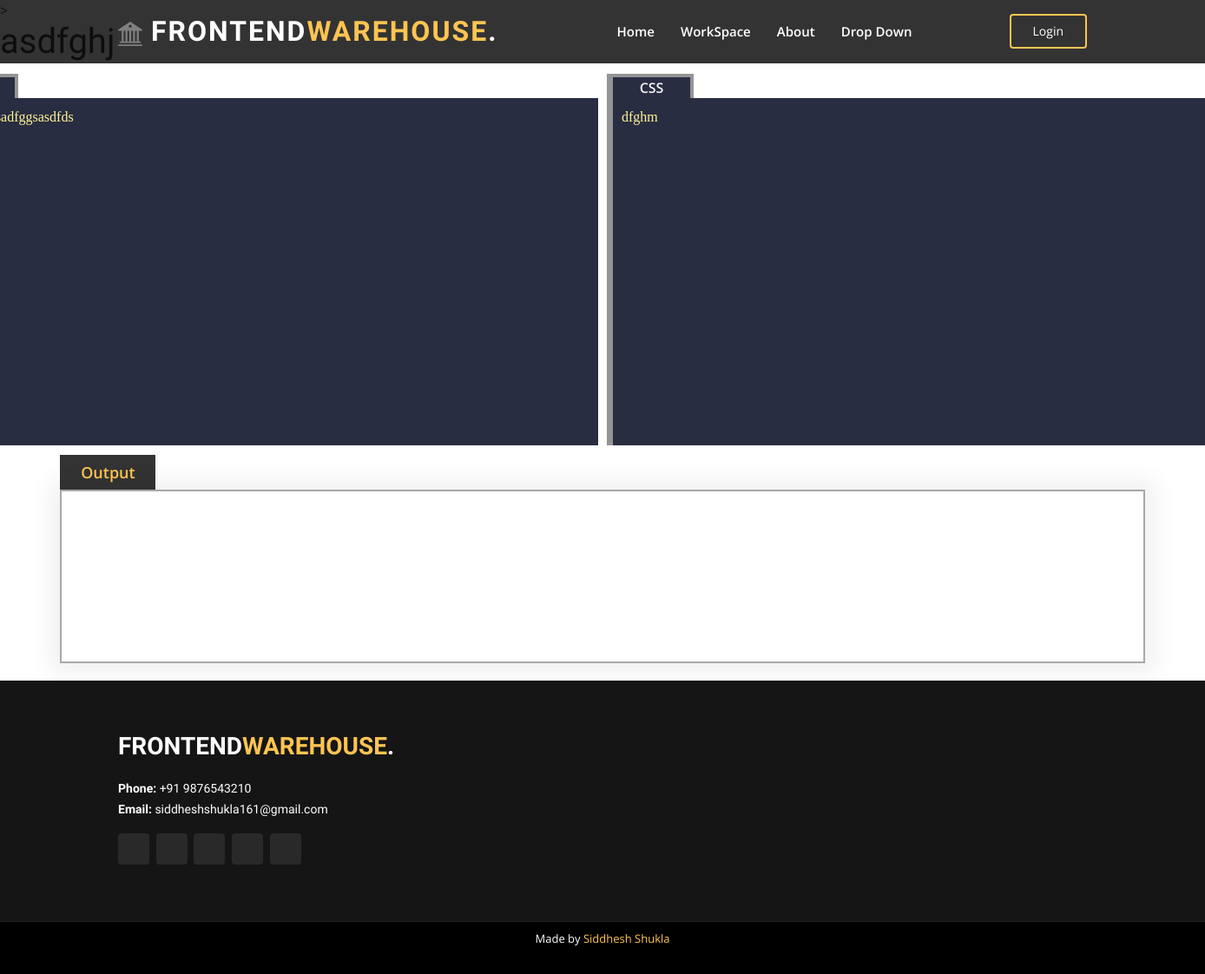
Screenshot of /post/7/ with the database file from the repository.
### main/models.py (models this page shows, shortened)
class Post(models.Model):
    title = models.CharField(max_length=100)
    html = models.TextField()
    css = models.TextField()
    date_posted = models.DateTimeField(default=timezone.now)
    author = models.ForeignKey(User, on_delete=models.CASCADE)
    image = models.ImageField(default='default.png', upload_to='post_pics')

### main/views.py (the view)
# urls.py: path('post/<int:pk>/', PostDetailView.as_view(), name='post-detail'),
class PostDetailView(DetailView):
    model = Post
    template_name = 'main/post_detail.html'

### main/templates/main/post_detail.html (shortened to what this page needs)
{% extends "main/base.html" %} {% load static %} {% load widget_tweaks %}
{%block content_1%}
<link rel="stylesheet" href="{% static 'main/editPage.css' %}" />
<h1>{{ object.title }}</h1>
<div class="editorContainer">
  <div style="display: inline-block">
    <div class="editorHead">HTML</div>
    <textarea name="HTML" id="HTML" class="editorTextArea" readonly>
{{ object.html }}</textarea
    >
  </div>
  <div style="display: inline-block">
    <div class="editorHead">CSS</div>
    <textarea name="CSS" id="CSS" class="editorTextArea" readonly>
{{ object.css }}</textarea
    >
  </div>
</div>
<div style="width: 90%; border: none; margin: auto; margin-top: 0%">
  <div class="outputHead">Output</div>
  <div id="output" class="outputTextArea"></div>
</div>
{% endblock content_1 %}

### main/static/main/styles.css (style rules this page uses)
body { font-family: "Open Sans", sans-serif; color: #444444; }
h1, h2, h3, h4, h5, h6 { font-family: "Raleway", sans-serif; }

### main/static/main/editPage.css (style rules this page uses)
.editorContainer { width: 90%; margin: auto; display: flex; align-items: center; justify-content: center; }
.editorHead { width: 100px; background-color: rgb(41, 45, 66); color: whitesmoke; font-weight: 600; text-align: center; border: 4px solid rgb(148, 148, 150); border-left: 7px solid rgb(148, 148, 150); margin: 5px; margin-bottom: 0px; border-bottom: none; }
.editorTextArea { height: 25em; width: 48em; background-color: rgb(41, 45, 66); resize: none; color: rgb(255, 244, 148); border: none; margin: 5px; padding: 10px; margin-top: 0px; font-family: Consolas; border-left: 7px solid rgb(148, 148, 150); outline: none; }
.outputHead { height: 40px; width: 110px; background: rgba(0, 0, 0, 0.8); color: #ffc451; line-height: 40px; position: relative; z-index: 1; border: none; text-align: center; font-weight: 600; font-size: large; }
.outputTextArea { height: auto; min-height: 200px; padding: 10px; padding-top: 30px; padding-bottom: 70px; border: 2px solid rgb(168, 168, 168); box-shadow: 0 0 25px 12.5px #f1f1f1; margin-bottom: 20px; }

### rows the page displays
Post: title "asdfghj", HTML "sdfghgfdsadfggsasdfds", CSS "dfghm"
